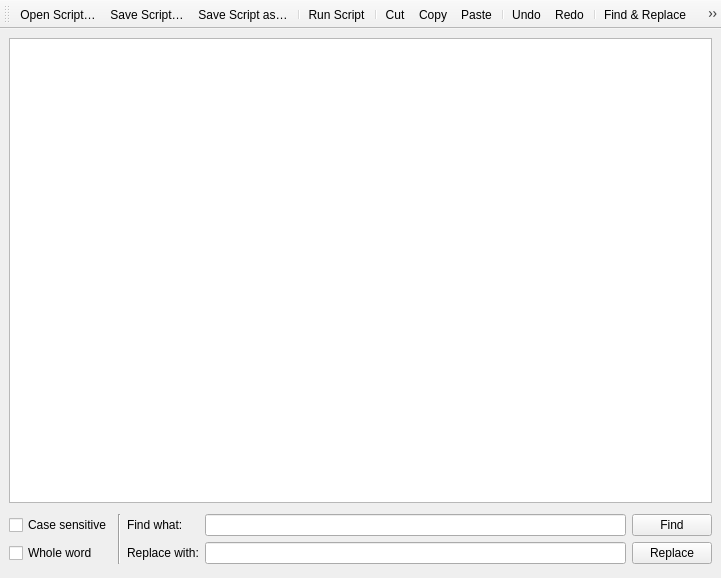
<?xml version="1.0" encoding="UTF-8"?>
<ui version="4.0">
 <class>MainWindow</class>
 <widget class="QMainWindow" name="MainWindow">
  <property name="geometry">
   <rect>
    <x>0</x>
    <y>0</y>
    <width>721</width>
    <height>578</height>
   </rect>
  </property>
  <property name="windowTitle">
   <string>Processing Script Editor</string>
  </property>
  <widget class="QWidget" name="centralwidget">
   <layout class="QGridLayout" name="gridLayout">
    <item row="0" column="0">
     <widget class="ScriptEdit" name="editor"/>
    </item>
    <item row="1" column="0">
     <widget class="QWidget" name="searchWidget" native="true">
      <layout class="QGridLayout" name="gridLayout_2">
       <property name="leftMargin">
        <number>0</number>
       </property>
       <property name="topMargin">
        <number>5</number>
       </property>
       <property name="rightMargin">
        <number>0</number>
       </property>
       <property name="bottomMargin">
        <number>5</number>
       </property>
       <item row="0" column="0">
        <widget class="QCheckBox" name="chkCaseSensitive">
         <property name="text">
          <string>Case sensitive</string>
         </property>
        </widget>
       </item>
       <item row="1" column="0">
        <widget class="QCheckBox" name="chkWholeWord">
         <property name="text">
          <string>Whole word</string>
         </property>
        </widget>
       </item>
       <item row="1" column="4" colspan="2">
        <widget class="QPushButton" name="btnReplace">
         <property name="text">
          <string>Replace</string>
         </property>
        </widget>
       </item>
       <item row="0" column="2">
        <widget class="QLabel" name="label">
         <property name="text">
          <string>Find what:</string>
         </property>
        </widget>
       </item>
       <item row="1" column="2">
        <widget class="QLabel" name="label_2">
         <property name="text">
          <string>Replace with:</string>
         </property>
        </widget>
       </item>
       <item row="1" column="3">
        <widget class="QLineEdit" name="leReplaceText"/>
       </item>
       <item row="0" column="4" colspan="2">
        <widget class="QPushButton" name="btnFind">
         <property name="text">
          <string>Find</string>
         </property>
        </widget>
       </item>
       <item row="0" column="3">
        <widget class="QLineEdit" name="leFindText"/>
       </item>
       <item row="0" column="1" rowspan="2">
        <widget class="Line" name="line_8">
         <property name="orientation">
          <enum>Qt::Vertical</enum>
         </property>
        </widget>
       </item>
      </layout>
     </widget>
    </item>
   </layout>
  </widget>
  <widget class="QToolBar" name="toolBar">
   <property name="windowTitle">
    <string>Toolbar</string>
   </property>
   <attribute name="toolBarArea">
    <enum>TopToolBarArea</enum>
   </attribute>
   <attribute name="toolBarBreak">
    <bool>false</bool>
   </attribute>
   <addaction name="actionOpenScript"/>
   <addaction name="actionSaveScript"/>
   <addaction name="actionSaveScriptAs"/>
   <addaction name="separator"/>
   <addaction name="actionRunScript"/>
   <addaction name="separator"/>
   <addaction name="actionCut"/>
   <addaction name="actionCopy"/>
   <addaction name="actionPaste"/>
   <addaction name="separator"/>
   <addaction name="actionUndo"/>
   <addaction name="actionRedo"/>
   <addaction name="separator"/>
   <addaction name="actionFindReplace"/>
   <addaction name="separator"/>
   <addaction name="actionIncreaseFontSize"/>
   <addaction name="actionDecreaseFontSize"/>
  </widget>
  <action name="actionOpenScript">
   <property name="text">
    <string>Open Script…</string>
   </property>
   <property name="toolTip">
    <string>Open Script</string>
   </property>
   <property name="shortcut">
    <string>Ctrl+O</string>
   </property>
  </action>
  <action name="actionSaveScript">
   <property name="text">
    <string>Save Script…</string>
   </property>
   <property name="toolTip">
    <string>Save Script</string>
   </property>
   <property name="shortcut">
    <string>Ctrl+S</string>
   </property>
  </action>
  <action name="actionSaveScriptAs">
   <property name="text">
    <string>Save Script as…</string>
   </property>
   <property name="toolTip">
    <string>Save Script as</string>
   </property>
   <property name="shortcut">
    <string>Ctrl+Shift+S</string>
   </property>
  </action>
  <action name="actionRunScript">
   <property name="text">
    <string>Run Script</string>
   </property>
   <property name="toolTip">
    <string>Run Script</string>
   </property>
   <property name="shortcut">
    <string>F5</string>
   </property>
  </action>
  <action name="actionCut">
   <property name="text">
    <string>Cut</string>
   </property>
   <property name="toolTip">
    <string>Cut</string>
   </property>
   <property name="shortcut">
    <string>Ctrl+X</string>
   </property>
  </action>
  <action name="actionCopy">
   <property name="text">
    <string>Copy</string>
   </property>
   <property name="toolTip">
    <string>Copy</string>
   </property>
   <property name="shortcut">
    <string>Ctrl+C</string>
   </property>
  </action>
  <action name="actionPaste">
   <property name="text">
    <string>Paste</string>
   </property>
   <property name="toolTip">
    <string>Paste</string>
   </property>
   <property name="shortcut">
    <string>Ctrl+V</string>
   </property>
  </action>
  <action name="actionUndo">
   <property name="text">
    <string>Undo</string>
   </property>
   <property name="toolTip">
    <string>Undo</string>
   </property>
   <property name="shortcut">
    <string>Ctrl+Z</string>
   </property>
  </action>
  <action name="actionRedo">
   <property name="text">
    <string>Redo</string>
   </property>
   <property name="toolTip">
    <string>Redo</string>
   </property>
   <property name="shortcut">
    <string>Ctrl+Shift+Z</string>
   </property>
  </action>
  <action name="actionIncreaseFontSize">
   <property name="text">
    <string>Increase Font Size</string>
   </property>
   <property name="toolTip">
    <string>Increase Font Size</string>
   </property>
  </action>
  <action name="actionDecreaseFontSize">
   <property name="text">
    <string>Decrease Font Size</string>
   </property>
   <property name="toolTip">
    <string>Decrease Font Size</string>
   </property>
  </action>
  <action name="actionFindReplace">
   <property name="checkable">
    <bool>true</bool>
   </property>
   <property name="shortcut">
    <string>Ctrl+F</string>
   </property>
   <property name="text">
    <string>Find &amp;&amp; &amp;Replace</string>
   </property>
  </action>
 </widget>
 <customwidgets>
  <customwidget>
   <class>ScriptEdit</class>
   <extends>QTextEdit</extends>
   <header location="global">processing_js.gui.script_editor.script_editor_widget</header>
  </customwidget>
 </customwidgets>
 <resources/>
 <connections/>
</ui>
